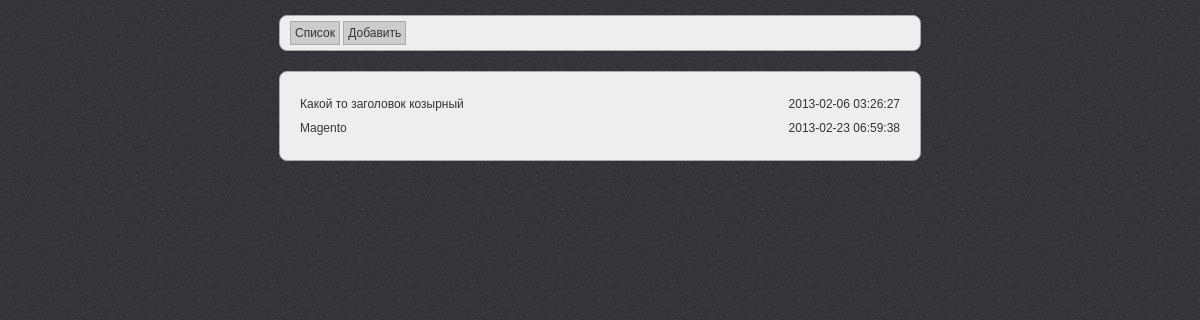
Before: / with the older database file.
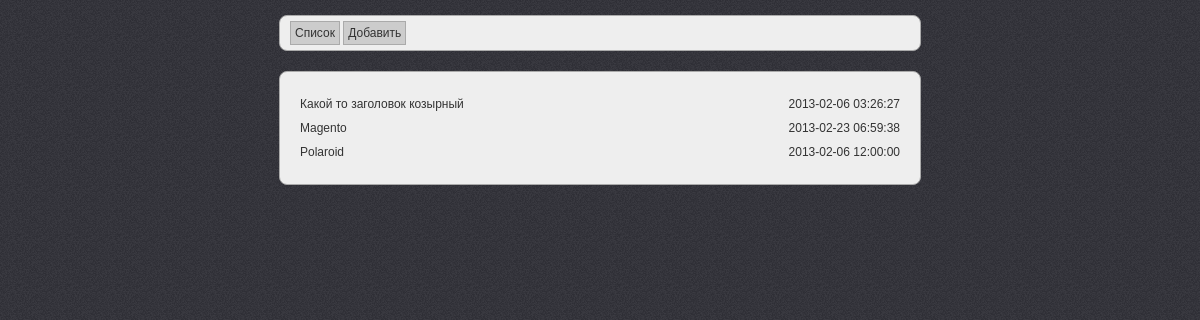
After: the same page with the newer database file.
### tables this page shows
CREATE TABLE IF NOT EXISTS `pages` (
  `id` int(11) NOT NULL AUTO_INCREMENT,
  `title` varchar(201) NOT NULL,
  `content` text NOT NULL,
  `image` varchar(250) DEFAULT NULL,
  `tags` varchar(250) DEFAULT NULL,
  `date` datetime NOT NULL,
  PRIMARY KEY (`id`)
);

### index.php (the view, shortened to what this page needs)
<?php require_once('elements/header.php'); ?>
  <div class="content">
    <?php
      if (isset($_GET['tag'])) {
        $tag = $_GET['tag'];
        $query = "SELECT * FROM `pages` WHERE (CONVERT( `tags` USING utf8 ) LIKE  '%" . $tag . "%')";
      } else {
        $query = "SELECT * FROM pages";
      }
      $result = mysql_query($query);
      while($page = mysql_fetch_array($result)) {
        echo '<div class="list-item">';
        echo '<a href="view.php?id=' . $page['id'] . '">' . $page['title'] . '</a>';
        echo '<span style="float:right;">' . $page['date'] . '</span>' . "</div>";
      }
    ?>
  </div>
<?php require_once('elements/footer.php'); ?>

### elements/header.php (shortened to what this page needs)
<!DOCTYPE html>
<html>
<head>
  <link rel="stylesheet" type="text/css" href="css/style.css" />
</head>
<body>
<header>
	<div class="menu">
		<a href="index.php">Список</a>
		<a href="add.php">Добавить</a>
	</div>
</header
<div class="container">

### elements/footer.php (shortened to what this page needs)
</body>
</html>

### css/style.css (style rules this page uses)
body { background-color: #1B1B24; font-family: Verdana, Arial; color: #333333; font-size: 12px; }
body,img,p,h1,h2,h3,h4,h5,h6,form,table,td,ul,ol,li,dl,dt,dd,pre,blockquote,fieldset,label { margin:0;padding:0;border:0; }
header { width: 620px; margin: 0 auto; border: 1px solid #aaaaaa; background: #eeeeee; border-radius: 8px; padding: 10px; margin-top: 15px; }
header .menu a { padding: 4px; border: 1px solid #aaa; background: #ccc; }
a, a:hover { text-decoration: none; color: #333333; }
.content { width: 600px; margin:0 auto; border: 1px solid #aaaaaa; background: #eeeeee; border-radius: 8px; padding: 20px; margin-top: 20px; }
.list-item { padding: 5px 0px; }

Changed rows visible on the page:
added pages: title "Polaroid", date "2013-02-06 12:00:00"
